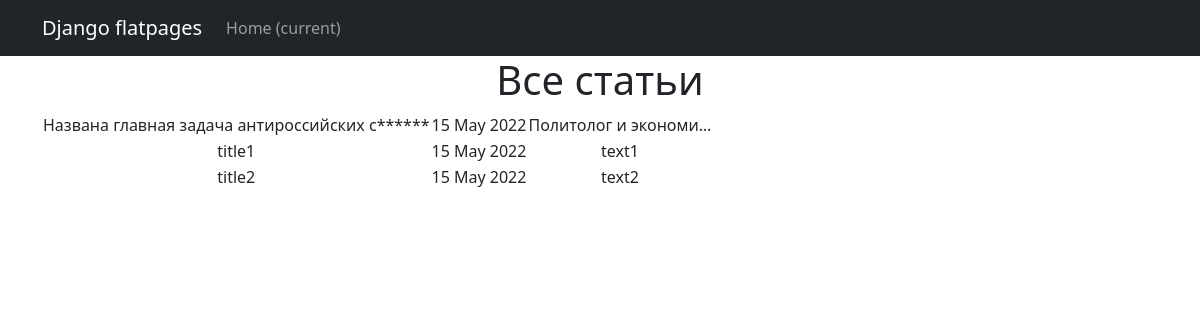
The page /news/ on the database as committed earlier.
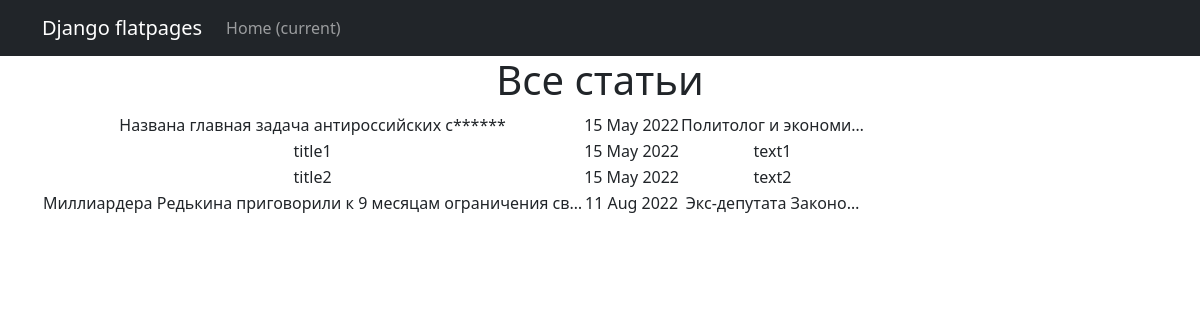
The same page on the database as committed later.
### newsapp/models.py (models this page shows, shortened)
class Post(models.Model):
    author = models.ForeignKey(Author, on_delete=models.CASCADE)
    NEWS = 'NW'
    ARTICLE = 'AR'
    CATEGORY_CHOICES = (
        (NEWS, 'Новость'),
        (ARTICLE, 'Статья'),
    )
    categoryType = models.CharField(max_length=2, choices=CATEGORY_CHOICES, default=ARTICLE)
    dateCreation = models.DateTimeField(auto_now_add=True)
    postCategory = models.ManyToManyField(Category, through='PostCategory')
    title = models.CharField(max_length=128)
    text = models.TextField()
    rating = models.SmallIntegerField(default=0)

### newsapp/views.py (the view)
# urls.py: path('', PostsList.as_view()),
class PostsList(ListView):
    model = Post
    ordering = 'dateCreation'
    template_name = 'news.html'
    context_object_name = 'posts'

### newsapp/templatetags/custom_filters.py (called while the page is built)
@register.filter()
def censor(value):
    text = str.split(value)
    for cw in text:
        if cw.lower() in censor_words:
            value = value.replace(cw, cw[0] + '*' * (len(cw) - 1))
    return value

### templates/news.html
{% extends 'flatpages/default.html' %}
{% load custom_filters %}
{% block content %}
   <h1>Все статьи</h1>
       <table>
           {% for post in posts %}
           <tr>
               <td>{{ post.title|truncatechars:60|censor }}</td>
               <td>{{ post.dateCreation|date:'d M Y' }}</td>
               <td>{{ post.text|truncatechars:20|censor}}</td>
           </tr>
           {% endfor %}
       </table>
{% endblock content %}

### templates/flatpages/default.html (shortened to what this page needs)
<!DOCTYPE html>
<html lang="en">
<head>
    {% load static %}
    <link href="{% static 'css/styles.css' %}" rel="stylesheet"/>
</head>
<body>
<nav class="navbar navbar-expand-lg navbar-dark bg-dark static-top">
   <div class="container">
       <a class="navbar-brand" href="#">Django flatpages</a>
       <div class="collapse navbar-collapse" id="navbarResponsive">
           <ul class="navbar-nav ml-auto">
               <li class="nav-item active">
                   <a class="nav-link" href="#">Home
                       <span class="sr-only">(current)</span>
                   </a>
           </ul>
       </div>
   </div>
</nav>
<div class="container">
    <div class="row">
        <div class="col-lg-12 text-center">
            {% block content %}{% endblock content %}
        </div>
    </div>
</div>
</body>
</html>

Rows that differ between the two databases and show on the page:
added Post: title|censor "Миллиардера Редькина приговорили к 9 месяцам ограничения св…", dateCreation "11 Aug 2022", text|censor "Экс-депутата Законо…"
